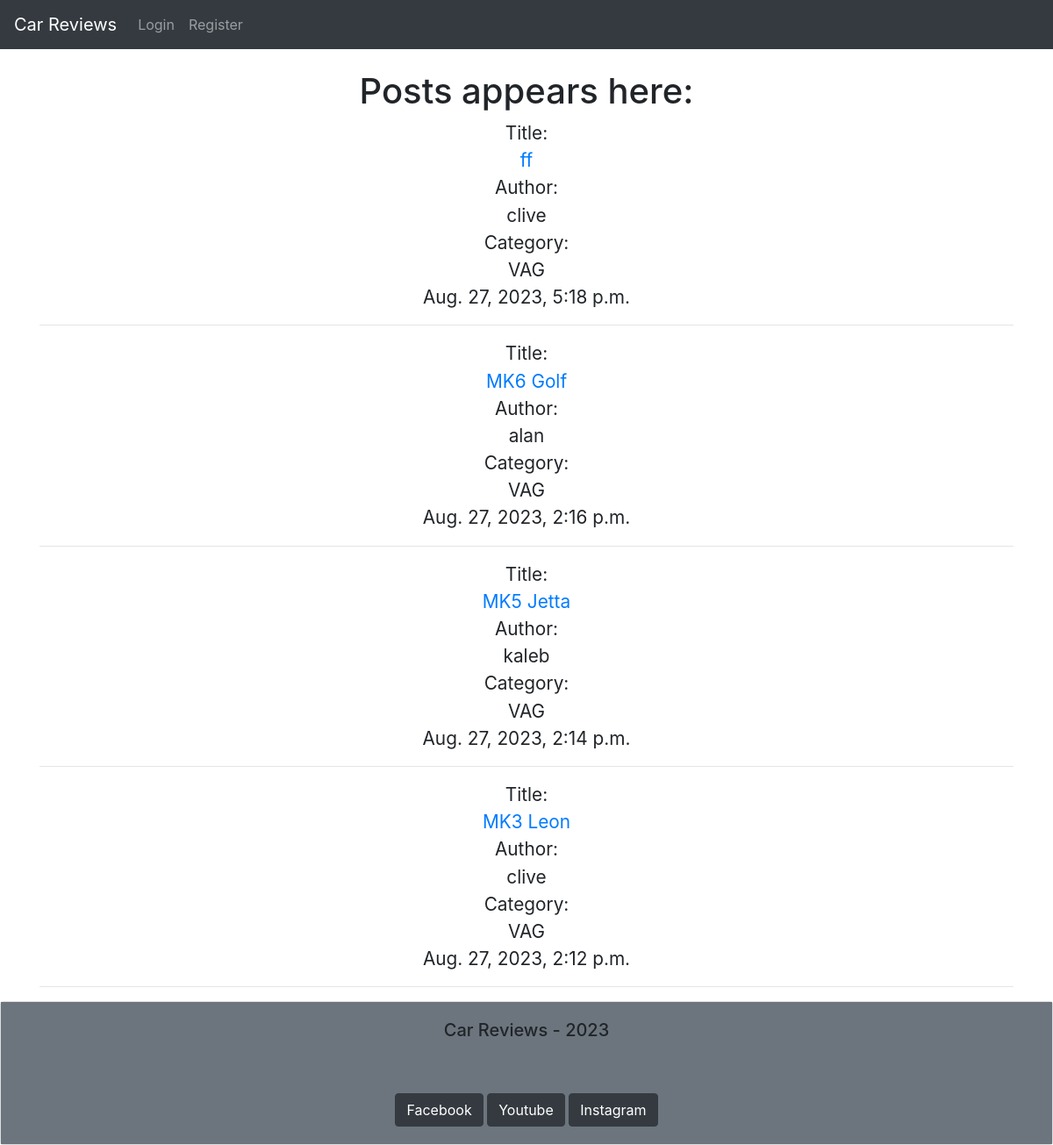
The page / on the database its author committed.
### blog/models.py (models this page shows, shortened)
class Post(models.Model):
    title = models.CharField(max_length=200, unique=True)
    image = models.ImageField(null=True, upload_to="media/")
    title_tag = models.CharField(max_length=200)
    author = models.ForeignKey(User, on_delete=models.CASCADE, related_name='blog_posts')
    created_on = models.DateTimeField(auto_now_add=True)
    updated_on = models.DateTimeField(auto_now_add=True)
    content = models.TextField(blank=True, null=True)
    category = models.TextField(default='VAG')
    likes = models.ManyToManyField(User, related_name='carreview')

### blog/views.py (the view)
# urls.py: path('', view.as_view(), name='home'),
class view(ListView):
    model = Post
    template_name = 'index.html'
    ordering = ['-created_on']

### templates/index.html (shortened to what this page needs)
{% extends 'base.html' %}
    {% block content %}
    <h1 class="text-center test">Posts appears here:</h1>
    <ul class="text-center list-unstyled post-detail">
    {% for post in object_list %}
        <li class="details">Title:<br><a href="{% url 'post-details' post.pk %}">{{ post.title }}</a> <br>Author:<br> {{ post.author }} <br>Category:<br> {{ post.category }}<br>{{ post.content|slice:":0 "}} {{ post.created_on }}<hr></li>
    {% endfor %}
    </ul>
    {% endblock %}

### static/css/style.css (style rules this page uses)
.post-detail { font-size: 1.3em; }

### rows shown on the page
Post: title "ff", author "clive", category "VAG", created_on "Aug. 27, 2023, 5:18 p.m."
Post: title "MK6 Golf", author "alan", category "VAG", created_on "Aug. 27, 2023, 2:16 p.m."
Post: title "MK5 Jetta", author "kaleb", category "VAG", created_on "Aug. 27, 2023, 2:14 p.m."
Post: title "MK3 Leon", author "clive", category "VAG", created_on "Aug. 27, 2023, 2:12 p.m."
